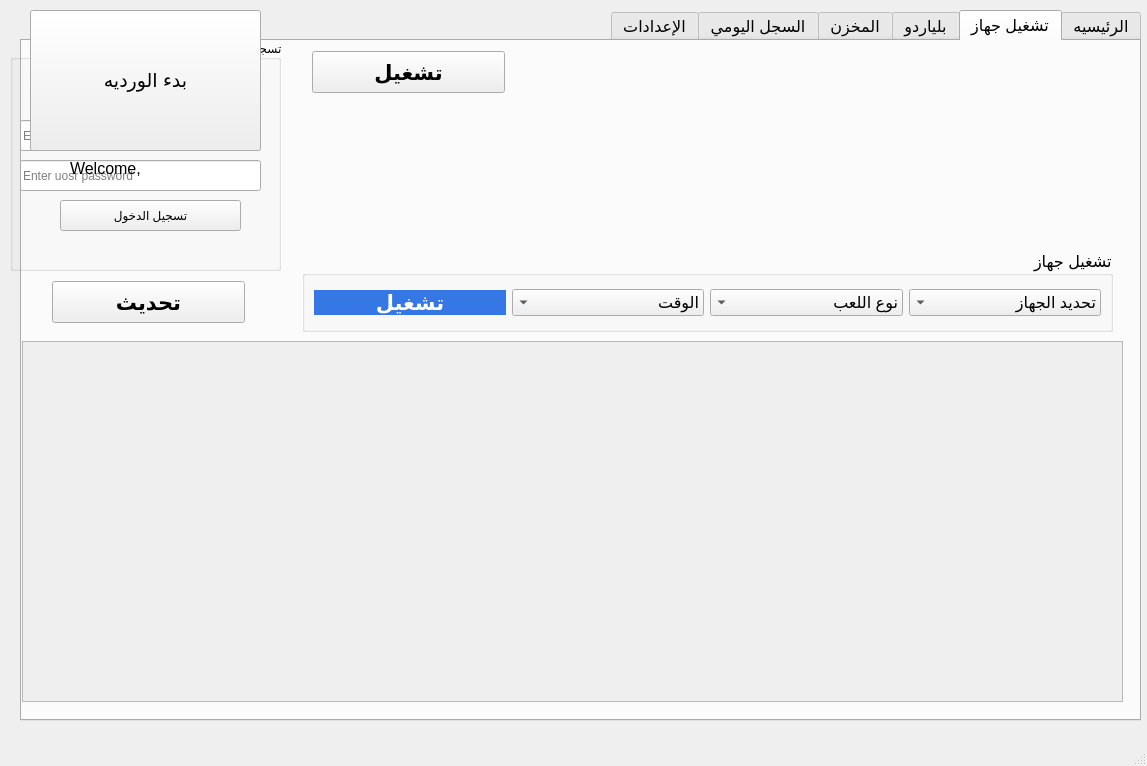
<?xml version="1.0" encoding="UTF-8"?>
<ui version="4.0">
 <class>MainWindow</class>
 <widget class="QMainWindow" name="MainWindow">
  <property name="geometry">
   <rect>
    <x>0</x>
    <y>0</y>
    <width>1147</width>
    <height>766</height>
   </rect>
  </property>
  <property name="windowTitle">
   <string>MainWindow</string>
  </property>
  <property name="styleSheet">
   <string notr="true"/>
  </property>
  <widget class="QWidget" name="centralwidget">
   <widget class="QTabWidget" name="tabWidget">
    <property name="geometry">
     <rect>
      <x>20</x>
      <y>10</y>
      <width>1121</width>
      <height>711</height>
     </rect>
    </property>
    <property name="font">
     <font>
      <pointsize>12</pointsize>
     </font>
    </property>
    <property name="layoutDirection">
     <enum>Qt::RightToLeft</enum>
    </property>
    <property name="styleSheet">
     <string notr="true"/>
    </property>
    <property name="currentIndex">
     <number>1</number>
    </property>
    <widget class="QWidget" name="tab">
     <attribute name="title">
      <string>الرئيسيه</string>
     </attribute>
     <widget class="QPushButton" name="pushButton_3">
      <property name="geometry">
       <rect>
        <x>10</x>
        <y>620</y>
        <width>171</width>
        <height>41</height>
       </rect>
      </property>
      <property name="font">
       <font>
        <family>Omnes Arabic</family>
        <pointsize>16</pointsize>
        <weight>75</weight>
        <bold>true</bold>
       </font>
      </property>
      <property name="styleSheet">
       <string notr="true"/>
      </property>
      <property name="text">
       <string>تسجيل خروج</string>
      </property>
     </widget>
     <widget class="QLabel" name="label">
      <property name="geometry">
       <rect>
        <x>440</x>
        <y>630</y>
        <width>661</width>
        <height>41</height>
       </rect>
      </property>
      <property name="font">
       <font>
        <family>Segoe UI</family>
        <pointsize>14</pointsize>
       </font>
      </property>
      <property name="text">
       <string/>
      </property>
     </widget>
     <widget class="QLabel" name="label_3">
      <property name="geometry">
       <rect>
        <x>200</x>
        <y>610</y>
        <width>241</width>
        <height>61</height>
       </rect>
      </property>
      <property name="text">
       <string>الساعه الان : </string>
      </property>
     </widget>
     <widget class="QLabel" name="label_4">
      <property name="geometry">
       <rect>
        <x>40</x>
        <y>500</y>
        <width>121</width>
        <height>91</height>
       </rect>
      </property>
      <property name="text">
       <string>TextLabel</string>
      </property>
     </widget>
    </widget>
    <widget class="QWidget" name="tab_3">
     <attribute name="title">
      <string>تشغيل جهاز</string>
     </attribute>
     <widget class="QGroupBox" name="groupBox_5">
      <property name="geometry">
       <rect>
        <x>280</x>
        <y>210</y>
        <width>811</width>
        <height>81</height>
       </rect>
      </property>
      <property name="layoutDirection">
       <enum>Qt::RightToLeft</enum>
      </property>
      <property name="title">
       <string>تشغيل جهاز</string>
      </property>
      <layout class="QHBoxLayout" name="horizontalLayout">
       <item>
        <widget class="QComboBox" name="comboBox_4">
         <item>
          <property name="text">
           <string>تحديد الجهاز</string>
          </property>
         </item>
        </widget>
       </item>
       <item>
        <widget class="QComboBox" name="comboBox_6">
         <item>
          <property name="text">
           <string>نوع اللعب</string>
          </property>
         </item>
         <item>
          <property name="text">
           <string>فردي</string>
          </property>
         </item>
         <item>
          <property name="text">
           <string>زوجي</string>
          </property>
         </item>
        </widget>
       </item>
       <item>
        <widget class="QComboBox" name="comboBox_7">
         <item>
          <property name="text">
           <string>الوقت</string>
          </property>
         </item>
         <item>
          <property name="text">
           <string>1</string>
          </property>
         </item>
         <item>
          <property name="text">
           <string>2</string>
          </property>
         </item>
         <item>
          <property name="text">
           <string>3</string>
          </property>
         </item>
         <item>
          <property name="text">
           <string>New Item</string>
          </property>
         </item>
         <item>
          <property name="text">
           <string>4</string>
          </property>
         </item>
         <item>
          <property name="text">
           <string>5</string>
          </property>
         </item>
        </widget>
       </item>
       <item>
        <widget class="QPushButton" name="pushButton_13">
         <property name="font">
          <font>
           <family>Omnes Arabic</family>
           <pointsize>16</pointsize>
           <weight>75</weight>
           <bold>true</bold>
          </font>
         </property>
         <property name="styleSheet">
          <string notr="true">QPushButton{
	border-radius: 30px;
	background-color: #3578E5;
	color:#fff;
}

QPushButton:hover {
    background-color: #1154c1;
	border:1px solid #fff;
}
</string>
         </property>
         <property name="text">
          <string>تشغيل</string>
         </property>
        </widget>
       </item>
      </layout>
     </widget>
     <widget class="QScrollArea" name="scrollArea">
      <property name="geometry">
       <rect>
        <x>0</x>
        <y>300</y>
        <width>1101</width>
        <height>361</height>
       </rect>
      </property>
      <property name="widgetResizable">
       <bool>true</bool>
      </property>
      <widget class="QWidget" name="scrollAreaWidgetContents">
       <property name="geometry">
        <rect>
         <x>0</x>
         <y>0</y>
         <width>1099</width>
         <height>359</height>
        </rect>
       </property>
      </widget>
     </widget>
     <widget class="QPushButton" name="add_pc_4">
      <property name="geometry">
       <rect>
        <x>290</x>
        <y>10</y>
        <width>193</width>
        <height>42</height>
       </rect>
      </property>
      <property name="font">
       <font>
        <family>Omnes Arabic</family>
        <pointsize>16</pointsize>
        <weight>75</weight>
        <bold>true</bold>
       </font>
      </property>
      <property name="styleSheet">
       <string notr="true"/>
      </property>
      <property name="text">
       <string>تشغيل</string>
      </property>
     </widget>
     <widget class="QPushButton" name="update">
      <property name="geometry">
       <rect>
        <x>30</x>
        <y>240</y>
        <width>193</width>
        <height>42</height>
       </rect>
      </property>
      <property name="font">
       <font>
        <family>Omnes Arabic</family>
        <pointsize>16</pointsize>
        <weight>75</weight>
        <bold>true</bold>
       </font>
      </property>
      <property name="styleSheet">
       <string notr="true"/>
      </property>
      <property name="text">
       <string>تحديث</string>
      </property>
     </widget>
    </widget>
    <widget class="QWidget" name="tab_4">
     <attribute name="title">
      <string>بلياردو</string>
     </attribute>
     <widget class="QGroupBox" name="groupBox_9">
      <property name="geometry">
       <rect>
        <x>350</x>
        <y>30</y>
        <width>431</width>
        <height>111</height>
       </rect>
      </property>
      <property name="title">
       <string>تشغيل جهاز</string>
      </property>
      <widget class="QComboBox" name="comboBox_8">
       <property name="geometry">
        <rect>
         <x>130</x>
         <y>40</y>
         <width>141</width>
         <height>41</height>
        </rect>
       </property>
       <item>
        <property name="text">
         <string>تحديد الوقت</string>
        </property>
       </item>
       <item>
        <property name="text">
         <string>مفتوح</string>
        </property>
       </item>
       <item>
        <property name="text">
         <string>30 دقيقه</string>
        </property>
       </item>
       <item>
        <property name="text">
         <string>60 دقيقه</string>
        </property>
       </item>
      </widget>
      <widget class="QComboBox" name="comboBox_9">
       <property name="geometry">
        <rect>
         <x>280</x>
         <y>40</y>
         <width>101</width>
         <height>41</height>
        </rect>
       </property>
       <item>
        <property name="text">
         <string>نوع اللعب</string>
        </property>
       </item>
       <item>
        <property name="text">
         <string>فردي</string>
        </property>
       </item>
       <item>
        <property name="text">
         <string>زوجي</string>
        </property>
       </item>
      </widget>
      <widget class="QPushButton" name="add_pc_3">
       <property name="geometry">
        <rect>
         <x>20</x>
         <y>40</y>
         <width>101</width>
         <height>41</height>
        </rect>
       </property>
       <property name="font">
        <font>
         <family>Omnes Arabic</family>
         <pointsize>16</pointsize>
         <weight>75</weight>
         <bold>true</bold>
        </font>
       </property>
       <property name="styleSheet">
        <string notr="true"/>
       </property>
       <property name="text">
        <string>تشغيل</string>
       </property>
      </widget>
     </widget>
     <widget class="QWidget" name="widget_2" native="true">
      <property name="geometry">
       <rect>
        <x>810</x>
        <y>110</y>
        <width>251</width>
        <height>251</height>
       </rect>
      </property>
      <property name="font">
       <font>
        <family>Omnes Arabic</family>
        <pointsize>12</pointsize>
        <weight>75</weight>
        <bold>true</bold>
       </font>
      </property>
      <property name="styleSheet">
       <string notr="true">background-color: #e3e3e3;</string>
      </property>
      <widget class="QLabel" name="label_7">
       <property name="geometry">
        <rect>
         <x>10</x>
         <y>10</y>
         <width>231</width>
         <height>31</height>
        </rect>
       </property>
       <property name="font">
        <font>
         <family>Omnes Arabic</family>
         <pointsize>12</pointsize>
         <weight>75</weight>
         <bold>true</bold>
        </font>
       </property>
       <property name="styleSheet">
        <string notr="true">background-color: #5f6368;
color:#fff;</string>
       </property>
       <property name="text">
        <string>جهاز رقم</string>
       </property>
      </widget>
      <widget class="QLabel" name="label_16">
       <property name="geometry">
        <rect>
         <x>10</x>
         <y>90</y>
         <width>231</width>
         <height>31</height>
        </rect>
       </property>
       <property name="font">
        <font>
         <family>Omnes Arabic</family>
         <pointsize>12</pointsize>
         <weight>75</weight>
         <bold>true</bold>
        </font>
       </property>
       <property name="styleSheet">
        <string notr="true">background-color: #5f6368;
color:#fff;</string>
       </property>
       <property name="text">
        <string>نوع الجهاز :</string>
       </property>
      </widget>
      <widget class="QLabel" name="label_17">
       <property name="geometry">
        <rect>
         <x>120</x>
         <y>140</y>
         <width>111</width>
         <height>21</height>
        </rect>
       </property>
       <property name="text">
        <string>الوقت المتبقي</string>
       </property>
      </widget>
      <widget class="QLabel" name="label_18">
       <property name="geometry">
        <rect>
         <x>20</x>
         <y>140</y>
         <width>91</width>
         <height>31</height>
        </rect>
       </property>
       <property name="text">
        <string>00:00</string>
       </property>
      </widget>
      <widget class="QLabel" name="label_19">
       <property name="geometry">
        <rect>
         <x>10</x>
         <y>50</y>
         <width>231</width>
         <height>31</height>
        </rect>
       </property>
       <property name="font">
        <font>
         <family>Omnes Arabic</family>
         <pointsize>12</pointsize>
         <weight>75</weight>
         <bold>true</bold>
        </font>
       </property>
       <property name="styleSheet">
        <string notr="true">background-color: #5f6368;
color:#fff;</string>
       </property>
       <property name="text">
        <string>وقت البداية :</string>
       </property>
      </widget>
      <widget class="QWidget" name="widget_4" native="true">
       <property name="geometry">
        <rect>
         <x>-260</x>
         <y>0</y>
         <width>251</width>
         <height>251</height>
        </rect>
       </property>
       <property name="font">
        <font>
         <family>Omnes Arabic</family>
         <pointsize>12</pointsize>
         <weight>75</weight>
         <bold>true</bold>
        </font>
       </property>
       <property name="styleSheet">
        <string notr="true">background-color: #e3e3e3;</string>
       </property>
       <widget class="QLabel" name="label_9">
        <property name="geometry">
         <rect>
          <x>10</x>
          <y>10</y>
          <width>231</width>
          <height>31</height>
         </rect>
        </property>
        <property name="font">
         <font>
          <family>Omnes Arabic</family>
          <pointsize>12</pointsize>
          <weight>75</weight>
          <bold>true</bold>
         </font>
        </property>
        <property name="styleSheet">
         <string notr="true">background-color: #5f6368;
color:#fff;</string>
        </property>
        <property name="text">
         <string>جهاز رقم</string>
        </property>
       </widget>
       <widget class="QLabel" name="label_24">
        <property name="geometry">
         <rect>
          <x>10</x>
          <y>160</y>
          <width>231</width>
          <height>31</height>
         </rect>
        </property>
        <property name="font">
         <font>
          <family>Omnes Arabic</family>
          <pointsize>12</pointsize>
          <weight>75</weight>
          <bold>true</bold>
         </font>
        </property>
        <property name="styleSheet">
         <string notr="true">background-color: #5f6368;
color:#fff;</string>
        </property>
        <property name="text">
         <string>نوع الجهاز :</string>
        </property>
       </widget>
       <widget class="QLabel" name="label_25">
        <property name="geometry">
         <rect>
          <x>120</x>
          <y>80</y>
          <width>111</width>
          <height>21</height>
         </rect>
        </property>
        <property name="text">
         <string>الوقت المتبقي</string>
        </property>
       </widget>
       <widget class="QLabel" name="label_26">
        <property name="geometry">
         <rect>
          <x>20</x>
          <y>80</y>
          <width>91</width>
          <height>31</height>
         </rect>
        </property>
        <property name="text">
         <string>00:00</string>
        </property>
       </widget>
       <widget class="QLabel" name="label_27">
        <property name="geometry">
         <rect>
          <x>10</x>
          <y>120</y>
          <width>231</width>
          <height>31</height>
         </rect>
        </property>
        <property name="font">
         <font>
          <family>Omnes Arabic</family>
          <pointsize>12</pointsize>
          <weight>75</weight>
          <bold>true</bold>
         </font>
        </property>
        <property name="styleSheet">
         <string notr="true">background-color: #5f6368;
color:#fff;</string>
        </property>
        <property name="text">
         <string>وقت البداية :</string>
        </property>
       </widget>
      </widget>
     </widget>
     <widget class="QWidget" name="widget" native="true">
      <property name="geometry">
       <rect>
        <x>190</x>
        <y>250</y>
        <width>251</width>
        <height>251</height>
       </rect>
      </property>
      <property name="font">
       <font>
        <family>Omnes Arabic</family>
        <pointsize>12</pointsize>
        <weight>75</weight>
        <bold>true</bold>
       </font>
      </property>
      <property name="styleSheet">
       <string notr="true">background-color: #e3e3e3;</string>
      </property>
      <widget class="QLabel" name="label_6">
       <property name="geometry">
        <rect>
         <x>10</x>
         <y>10</y>
         <width>231</width>
         <height>31</height>
        </rect>
       </property>
       <property name="font">
        <font>
         <family>Omnes Arabic</family>
         <pointsize>12</pointsize>
         <weight>75</weight>
         <bold>true</bold>
        </font>
       </property>
       <property name="styleSheet">
        <string notr="true">background-color: #5f6368;
color:#fff;</string>
       </property>
       <property name="text">
        <string>جهاز رقم</string>
       </property>
      </widget>
      <widget class="QLabel" name="label_13">
       <property name="geometry">
        <rect>
         <x>10</x>
         <y>160</y>
         <width>231</width>
         <height>31</height>
        </rect>
       </property>
       <property name="font">
        <font>
         <family>Omnes Arabic</family>
         <pointsize>12</pointsize>
         <weight>75</weight>
         <bold>true</bold>
        </font>
       </property>
       <property name="styleSheet">
        <string notr="true">background-color: #5f6368;
color:#fff;</string>
       </property>
       <property name="text">
        <string>نوع الجهاز :</string>
       </property>
      </widget>
      <widget class="QLabel" name="label_14">
       <property name="geometry">
        <rect>
         <x>120</x>
         <y>80</y>
         <width>111</width>
         <height>21</height>
        </rect>
       </property>
       <property name="text">
        <string>الوقت المتبقي</string>
       </property>
      </widget>
      <widget class="QLabel" name="label_15">
       <property name="geometry">
        <rect>
         <x>20</x>
         <y>80</y>
         <width>91</width>
         <height>31</height>
        </rect>
       </property>
       <property name="text">
        <string>00:00</string>
       </property>
      </widget>
      <widget class="QLabel" name="label_12">
       <property name="geometry">
        <rect>
         <x>10</x>
         <y>120</y>
         <width>231</width>
         <height>31</height>
        </rect>
       </property>
       <property name="font">
        <font>
         <family>Omnes Arabic</family>
         <pointsize>12</pointsize>
         <weight>75</weight>
         <bold>true</bold>
        </font>
       </property>
       <property name="styleSheet">
        <string notr="true">background-color: #5f6368;
color:#fff;</string>
       </property>
       <property name="text">
        <string>وقت البداية :</string>
       </property>
      </widget>
     </widget>
     <widget class="QWidget" name="widget_3" native="true">
      <property name="geometry">
       <rect>
        <x>510</x>
        <y>160</y>
        <width>251</width>
        <height>251</height>
       </rect>
      </property>
      <property name="font">
       <font>
        <family>Omnes Arabic</family>
        <pointsize>12</pointsize>
        <weight>75</weight>
        <bold>true</bold>
       </font>
      </property>
      <property name="styleSheet">
       <string notr="true">background-color: #e3e3e3;</string>
      </property>
      <widget class="QLabel" name="label_8">
       <property name="geometry">
        <rect>
         <x>10</x>
         <y>10</y>
         <width>231</width>
         <height>31</height>
        </rect>
       </property>
       <property name="font">
        <font>
         <family>Omnes Arabic</family>
         <pointsize>12</pointsize>
         <weight>75</weight>
         <bold>true</bold>
        </font>
       </property>
       <property name="styleSheet">
        <string notr="true">background-color: #5f6368;
color:#fff;</string>
       </property>
       <property name="text">
        <string>جهاز رقم</string>
       </property>
      </widget>
      <widget class="QLabel" name="label_20">
       <property name="geometry">
        <rect>
         <x>10</x>
         <y>90</y>
         <width>231</width>
         <height>31</height>
        </rect>
       </property>
       <property name="font">
        <font>
         <family>Omnes Arabic</family>
         <pointsize>12</pointsize>
         <weight>75</weight>
         <bold>true</bold>
        </font>
       </property>
       <property name="styleSheet">
        <string notr="true">background-color: #5f6368;
color:#fff;</string>
       </property>
       <property name="text">
        <string>نوع الجهاز :</string>
       </property>
      </widget>
      <widget class="QLabel" name="label_21">
       <property name="geometry">
        <rect>
         <x>120</x>
         <y>140</y>
         <width>111</width>
         <height>21</height>
        </rect>
       </property>
       <property name="text">
        <string>الوقت المتبقي</string>
       </property>
      </widget>
      <widget class="QLabel" name="label_22">
       <property name="geometry">
        <rect>
         <x>20</x>
         <y>140</y>
         <width>91</width>
         <height>31</height>
        </rect>
       </property>
       <property name="text">
        <string>00:00</string>
       </property>
      </widget>
      <widget class="QLabel" name="label_23">
       <property name="geometry">
        <rect>
         <x>10</x>
         <y>50</y>
         <width>231</width>
         <height>31</height>
        </rect>
       </property>
       <property name="font">
        <font>
         <family>Omnes Arabic</family>
         <pointsize>12</pointsize>
         <weight>75</weight>
         <bold>true</bold>
        </font>
       </property>
       <property name="styleSheet">
        <string notr="true">background-color: #5f6368;
color:#fff;</string>
       </property>
       <property name="text">
        <string>وقت البداية :</string>
       </property>
      </widget>
     </widget>
     <widget class="QLabel" name="label_5">
      <property name="geometry">
       <rect>
        <x>160</x>
        <y>550</y>
        <width>821</width>
        <height>61</height>
       </rect>
      </property>
      <property name="text">
       <string>TextLabel</string>
      </property>
     </widget>
    </widget>
    <widget class="QWidget" name="tab_5">
     <attribute name="title">
      <string>المخزن</string>
     </attribute>
    </widget>
    <widget class="QWidget" name="tab_8">
     <attribute name="title">
      <string>السجل اليومي</string>
     </attribute>
    </widget>
    <widget class="QWidget" name="tab_2">
     <attribute name="title">
      <string>الإعدادات</string>
     </attribute>
     <widget class="QTabWidget" name="tabWidget_2">
      <property name="geometry">
       <rect>
        <x>10</x>
        <y>180</y>
        <width>1041</width>
        <height>321</height>
       </rect>
      </property>
      <property name="currentIndex">
       <number>0</number>
      </property>
      <widget class="QWidget" name="tab_6">
       <attribute name="title">
        <string>إعدادات الاجهزة</string>
       </attribute>
       <widget class="QGroupBox" name="groupBox">
        <property name="geometry">
         <rect>
          <x>630</x>
          <y>30</y>
          <width>211</width>
          <height>251</height>
         </rect>
        </property>
        <property name="layoutDirection">
         <enum>Qt::RightToLeft</enum>
        </property>
        <property name="title">
         <string>إضافه</string>
        </property>
        <widget class="QLineEdit" name="lineEdit_10">
         <property name="geometry">
          <rect>
           <x>10</x>
           <y>20</y>
           <width>191</width>
           <height>31</height>
          </rect>
         </property>
         <property name="placeholderText">
          <string>إسم الجهاز</string>
         </property>
        </widget>
        <widget class="QLineEdit" name="lineEdit_11">
         <property name="geometry">
          <rect>
           <x>10</x>
           <y>60</y>
           <width>191</width>
           <height>31</height>
          </rect>
         </property>
         <property name="placeholderText">
          <string>النوع</string>
         </property>
        </widget>
        <widget class="QLineEdit" name="lineEdit_12">
         <property name="geometry">
          <rect>
           <x>10</x>
           <y>100</y>
           <width>191</width>
           <height>31</height>
          </rect>
         </property>
         <property name="placeholderText">
          <string>سعر الساعه فردي</string>
         </property>
        </widget>
        <widget class="QLineEdit" name="lineEdit_13">
         <property name="geometry">
          <rect>
           <x>10</x>
           <y>140</y>
           <width>191</width>
           <height>31</height>
          </rect>
         </property>
         <property name="placeholderText">
          <string>سعر الساعه زوجي</string>
         </property>
        </widget>
        <widget class="QPushButton" name="pushButton">
         <property name="geometry">
          <rect>
           <x>40</x>
           <y>180</y>
           <width>131</width>
           <height>51</height>
          </rect>
         </property>
         <property name="text">
          <string>إضافة</string>
         </property>
        </widget>
       </widget>
       <widget class="QPushButton" name="add">
        <property name="geometry">
         <rect>
          <x>860</x>
          <y>20</y>
          <width>161</width>
          <height>61</height>
         </rect>
        </property>
        <property name="font">
         <font>
          <family>Omnes Arabic</family>
          <pointsize>16</pointsize>
          <weight>75</weight>
          <bold>true</bold>
         </font>
        </property>
        <property name="styleSheet">
         <string notr="true"/>
        </property>
        <property name="text">
         <string>إضافة جهاز</string>
        </property>
       </widget>
       <widget class="QPushButton" name="edit">
        <property name="geometry">
         <rect>
          <x>860</x>
          <y>110</y>
          <width>161</width>
          <height>61</height>
         </rect>
        </property>
        <property name="font">
         <font>
          <family>Omnes Arabic</family>
          <pointsize>16</pointsize>
          <weight>75</weight>
          <bold>true</bold>
         </font>
        </property>
        <property name="styleSheet">
         <string notr="true"/>
        </property>
        <property name="text">
         <string>تعديل جهاز</string>
        </property>
       </widget>
       <widget class="QPushButton" name="delete_2">
        <property name="geometry">
         <rect>
          <x>860</x>
          <y>210</y>
          <width>161</width>
          <height>61</height>
         </rect>
        </property>
        <property name="font">
         <font>
          <family>Omnes Arabic</family>
          <pointsize>16</pointsize>
          <weight>75</weight>
          <bold>true</bold>
         </font>
        </property>
        <property name="styleSheet">
         <string notr="true"/>
        </property>
        <property name="text">
         <string>حذف جاهز</string>
        </property>
       </widget>
       <widget class="QTableWidget" name="widget_stt">
        <property name="geometry">
         <rect>
          <x>10</x>
          <y>30</y>
          <width>611</width>
          <height>241</height>
         </rect>
        </property>
        <property name="font">
         <font>
          <family>Omnes Arabic</family>
          <pointsize>12</pointsize>
          <weight>75</weight>
          <bold>true</bold>
         </font>
        </property>
        <property name="layoutDirection">
         <enum>Qt::RightToLeft</enum>
        </property>
        <property name="styleSheet">
         <string notr="true"/>
        </property>
        <column>
         <property name="text">
          <string>الاسم</string>
         </property>
        </column>
        <column>
         <property name="text">
          <string>النوع</string>
         </property>
        </column>
        <column>
         <property name="text">
          <string>سعر الساغع فردي</string>
         </property>
        </column>
        <column>
         <property name="text">
          <string>سعر الساعه زوجي</string>
         </property>
        </column>
        <column>
         <property name="text">
          <string>الموظف</string>
         </property>
        </column>
       </widget>
      </widget>
      <widget class="QWidget" name="tab_7">
       <attribute name="title">
        <string>إعدادات البلياردو</string>
       </attribute>
      </widget>
      <widget class="QWidget" name="tab_9">
       <attribute name="title">
        <string>إعدادات البوفيه</string>
       </attribute>
      </widget>
      <widget class="QWidget" name="tab_10">
       <attribute name="title">
        <string>إعدادات الموظفين</string>
       </attribute>
      </widget>
     </widget>
     <widget class="QGroupBox" name="groupBox_3">
      <property name="geometry">
       <rect>
        <x>640</x>
        <y>230</y>
        <width>211</width>
        <height>261</height>
       </rect>
      </property>
      <property name="layoutDirection">
       <enum>Qt::RightToLeft</enum>
      </property>
      <property name="title">
       <string>تعديل</string>
      </property>
      <widget class="QLineEdit" name="lineEdit_15">
       <property name="geometry">
        <rect>
         <x>10</x>
         <y>70</y>
         <width>191</width>
         <height>31</height>
        </rect>
       </property>
       <property name="placeholderText">
        <string>النوع</string>
       </property>
      </widget>
      <widget class="QLineEdit" name="lineEdit_16">
       <property name="geometry">
        <rect>
         <x>10</x>
         <y>110</y>
         <width>191</width>
         <height>31</height>
        </rect>
       </property>
       <property name="placeholderText">
        <string>سعر الساعه فردي</string>
       </property>
      </widget>
      <widget class="QLineEdit" name="lineEdit_17">
       <property name="geometry">
        <rect>
         <x>10</x>
         <y>150</y>
         <width>191</width>
         <height>31</height>
        </rect>
       </property>
       <property name="placeholderText">
        <string>سعر الساعه زوجي</string>
       </property>
      </widget>
      <widget class="QPushButton" name="pushButton_18">
       <property name="geometry">
        <rect>
         <x>40</x>
         <y>190</y>
         <width>131</width>
         <height>51</height>
        </rect>
       </property>
       <property name="text">
        <string>تحديث</string>
       </property>
      </widget>
      <widget class="QComboBox" name="comboBox">
       <property name="geometry">
        <rect>
         <x>10</x>
         <y>30</y>
         <width>191</width>
         <height>31</height>
        </rect>
       </property>
       <property name="layoutDirection">
        <enum>Qt::RightToLeft</enum>
       </property>
      </widget>
     </widget>
     <widget class="QGroupBox" name="groupBox_4">
      <property name="geometry">
       <rect>
        <x>640</x>
        <y>240</y>
        <width>211</width>
        <height>251</height>
       </rect>
      </property>
      <property name="layoutDirection">
       <enum>Qt::RightToLeft</enum>
      </property>
      <property name="title">
       <string>حذف</string>
      </property>
      <widget class="QPushButton" name="pushButton_19">
       <property name="geometry">
        <rect>
         <x>40</x>
         <y>180</y>
         <width>131</width>
         <height>51</height>
        </rect>
       </property>
       <property name="text">
        <string>حذف</string>
       </property>
      </widget>
      <widget class="QComboBox" name="comboBox_2">
       <property name="geometry">
        <rect>
         <x>10</x>
         <y>80</y>
         <width>191</width>
         <height>31</height>
        </rect>
       </property>
       <property name="layoutDirection">
        <enum>Qt::RightToLeft</enum>
       </property>
      </widget>
     </widget>
    </widget>
   </widget>
   <widget class="QGroupBox" name="groupBox_2">
    <property name="geometry">
     <rect>
      <x>10</x>
      <y>40</y>
      <width>271</width>
      <height>231</height>
     </rect>
    </property>
    <property name="layoutDirection">
     <enum>Qt::RightToLeft</enum>
    </property>
    <property name="title">
     <string>تسجيل الدخول</string>
    </property>
    <widget class="QLineEdit" name="lineEdit">
     <property name="geometry">
      <rect>
       <x>10</x>
       <y>80</y>
       <width>241</width>
       <height>31</height>
      </rect>
     </property>
     <property name="placeholderText">
      <string>Enter uosr username</string>
     </property>
    </widget>
    <widget class="QLineEdit" name="lineEdit_2">
     <property name="geometry">
      <rect>
       <x>10</x>
       <y>120</y>
       <width>241</width>
       <height>31</height>
      </rect>
     </property>
     <property name="echoMode">
      <enum>QLineEdit::Password</enum>
     </property>
     <property name="placeholderText">
      <string>Enter uosr password</string>
     </property>
    </widget>
    <widget class="QPushButton" name="pushButton_17">
     <property name="geometry">
      <rect>
       <x>50</x>
       <y>160</y>
       <width>181</width>
       <height>31</height>
      </rect>
     </property>
     <property name="text">
      <string>تسجيل الدخول</string>
     </property>
    </widget>
   </widget>
   <widget class="QWidget" name="widget_5" native="true">
    <property name="geometry">
     <rect>
      <x>10</x>
      <y>10</y>
      <width>271</width>
      <height>211</height>
     </rect>
    </property>
    <widget class="QPushButton" name="pushButton_8">
     <property name="geometry">
      <rect>
       <x>20</x>
       <y>0</y>
       <width>231</width>
       <height>141</height>
      </rect>
     </property>
     <property name="font">
      <font>
       <family>Segoe UI</family>
       <pointsize>14</pointsize>
       <weight>50</weight>
       <bold>false</bold>
      </font>
     </property>
     <property name="styleSheet">
      <string notr="true"/>
     </property>
     <property name="text">
      <string>بدء الورديه</string>
     </property>
    </widget>
    <widget class="QLabel" name="label_2">
     <property name="geometry">
      <rect>
       <x>60</x>
       <y>150</y>
       <width>141</width>
       <height>16</height>
      </rect>
     </property>
     <property name="font">
      <font>
       <pointsize>12</pointsize>
      </font>
     </property>
     <property name="text">
      <string>Welcome,</string>
     </property>
    </widget>
   </widget>
  </widget>
  <widget class="QMenuBar" name="menubar">
   <property name="geometry">
    <rect>
     <x>0</x>
     <y>0</y>
     <width>1147</width>
     <height>21</height>
    </rect>
   </property>
  </widget>
  <widget class="QStatusBar" name="statusbar"/>
 </widget>
 <resources/>
 <connections/>
</ui>
